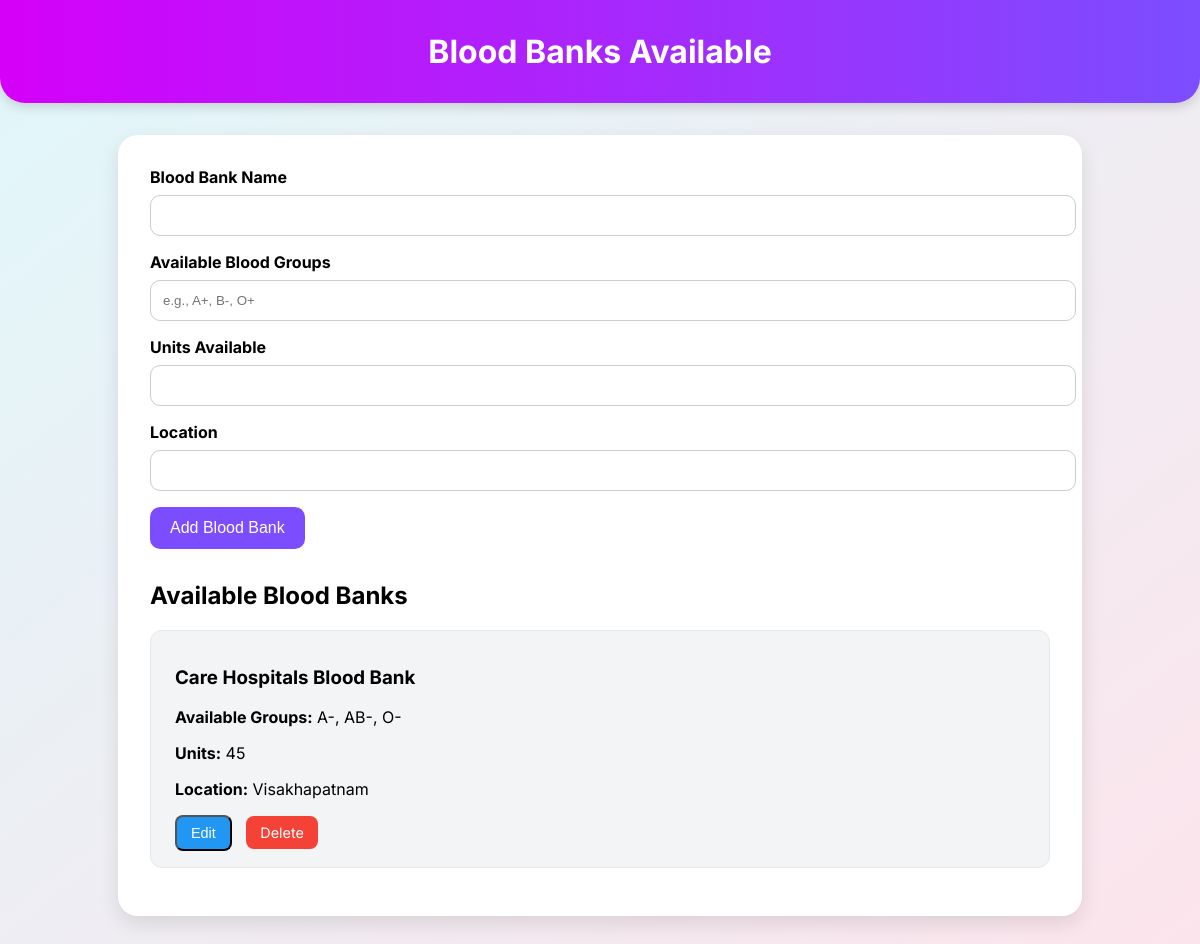
Page /blood_banks on the earlier database version.
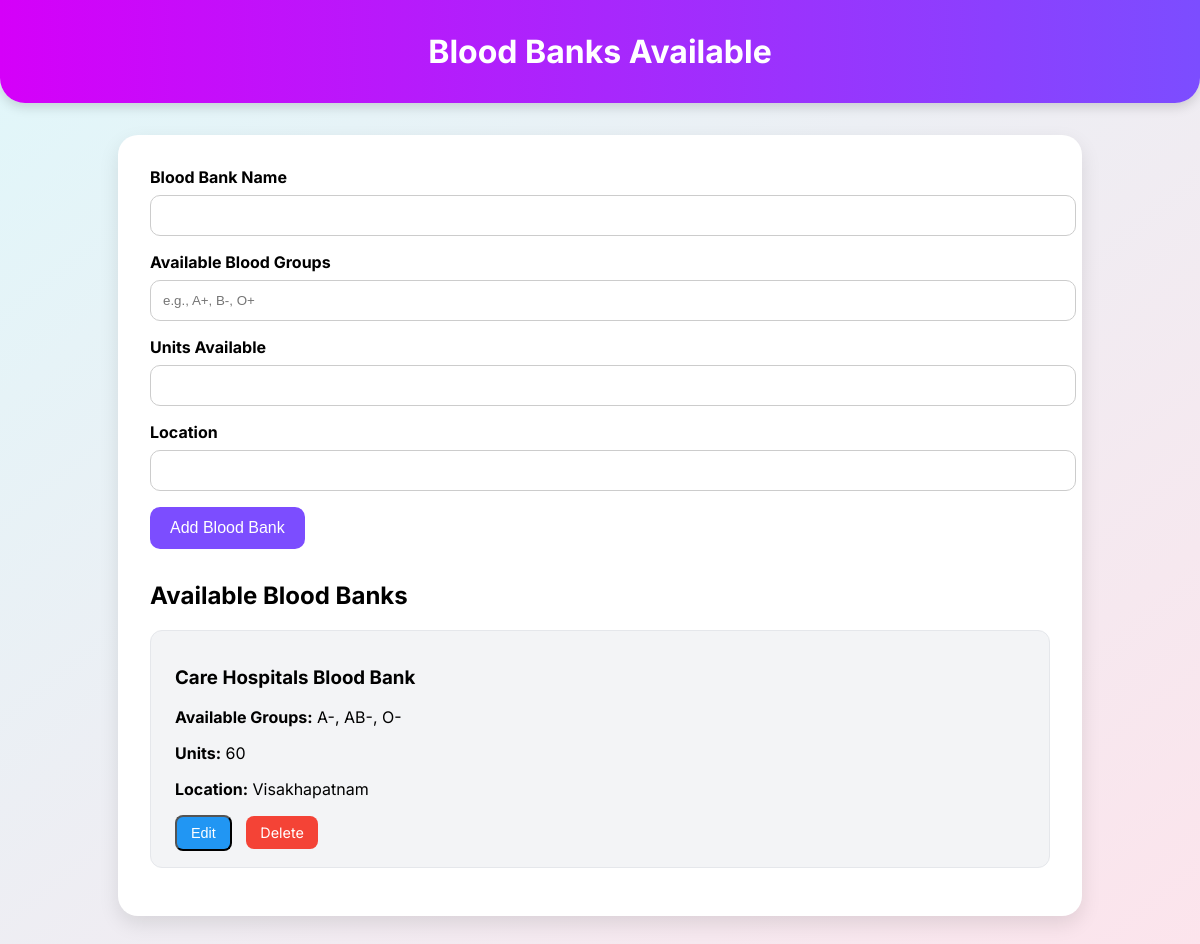
Same page on the later database version.
### tables this page shows
CREATE TABLE blood_banks (
            id INTEGER PRIMARY KEY AUTOINCREMENT,
            name TEXT NOT NULL,
            available_groups TEXT NOT NULL,
            units TEXT NOT NULL,
            location TEXT NOT NULL
        );

### app.py (the view, shortened to what this page needs)
@app.route('/blood_banks', methods=['GET', 'POST'])
def blood_banks():
    conn = get_db_connection()
    cursor = conn.cursor()
    cursor.execute("SELECT * FROM blood_banks")
    banks = cursor.fetchall()
    conn.close()
    return render_template('blood_banks.html', banks=banks)

### app.py (called while the page is built)
def get_db_connection():
    db_path = os.path.join(os.path.dirname(__file__), 'bloodsource.db')
    conn = sqlite3.connect(db_path)
    conn.row_factory = sqlite3.Row
    return conn

### templates/blood_banks.html (shortened to what this page needs)
<!DOCTYPE html>
<html lang="en">
<head>
</head>
<body>
<header>
  <h1>Blood Banks Available</h1>
</header>
<div class="container">
  <form method="POST">
    <div class="form-group">
      <label for="name">Blood Bank Name</label>
      <input type="text" id="name" name="name" required>
    </div>
    <div class="form-group">
      <label for="available_groups">Available Blood Groups</label>
      <input type="text" id="available_groups" name="available_groups" placeholder="e.g., A+, B-, O+" required>
    </div>
    <div class="form-group">
      <label for="units">Units Available</label>
      <input type="text" id="units" name="units" required>
    </div>
    <div class="form-group">
      <label for="location">Location</label>
      <input type="text" id="location" name="location" required>
    </div>
    <button type="submit" class="submit-btn">Add Blood Bank</button>
  </form>
  <div class="bank-list">
    <h2>Available Blood Banks</h2>
    {% for bank in banks %}
    <div class="bank-card" id="bank-{{ bank['id'] }}">
      <div class="view-mode">
        <h3>{{ bank['name'] }}</h3>
        <p><strong>Available Groups:</strong> {{ bank['available_groups'] }}</p>
        <p><strong>Units:</strong> {{ bank['units'] }}</p>
        <p><strong>Location:</strong> {{ bank['location'] }}</p>
      </div>
      <div class="actions">
        <button class="edit-btn" onclick="toggleEdit({{ bank['id'] }})">Edit</button>
        <a href="/delete_bank/{{ bank['id'] }}" class="delete-btn" onclick="return confirm('Are you sure you want to delete this bank?');">Delete</a>
      </div>
    </div>
    {% endfor %}
  </div>
</div>
</body>
</html>

Differences in the rows shown:
changed blood_banks "Care Hospitals Blood Bank": units "45" → "60"
